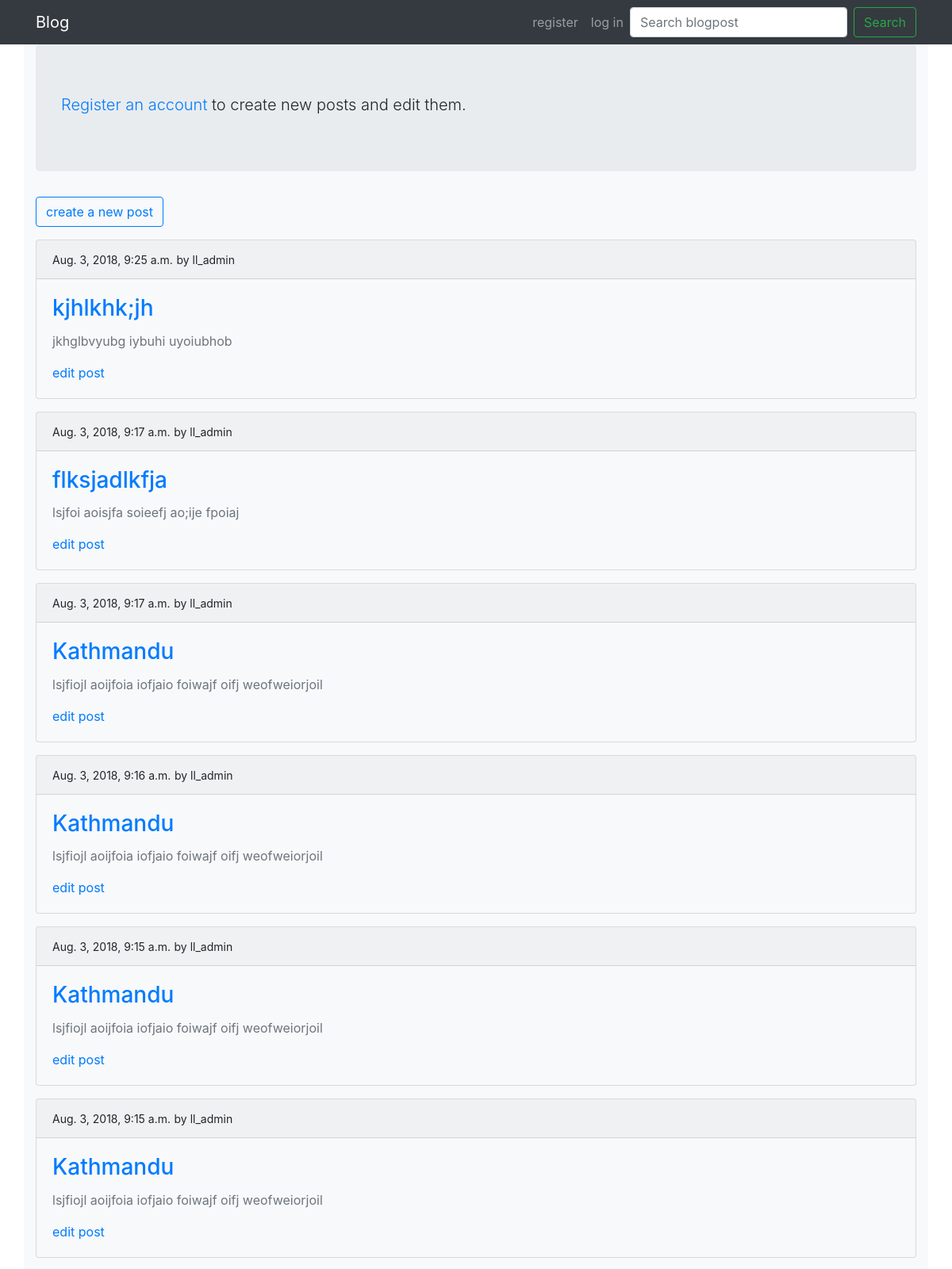
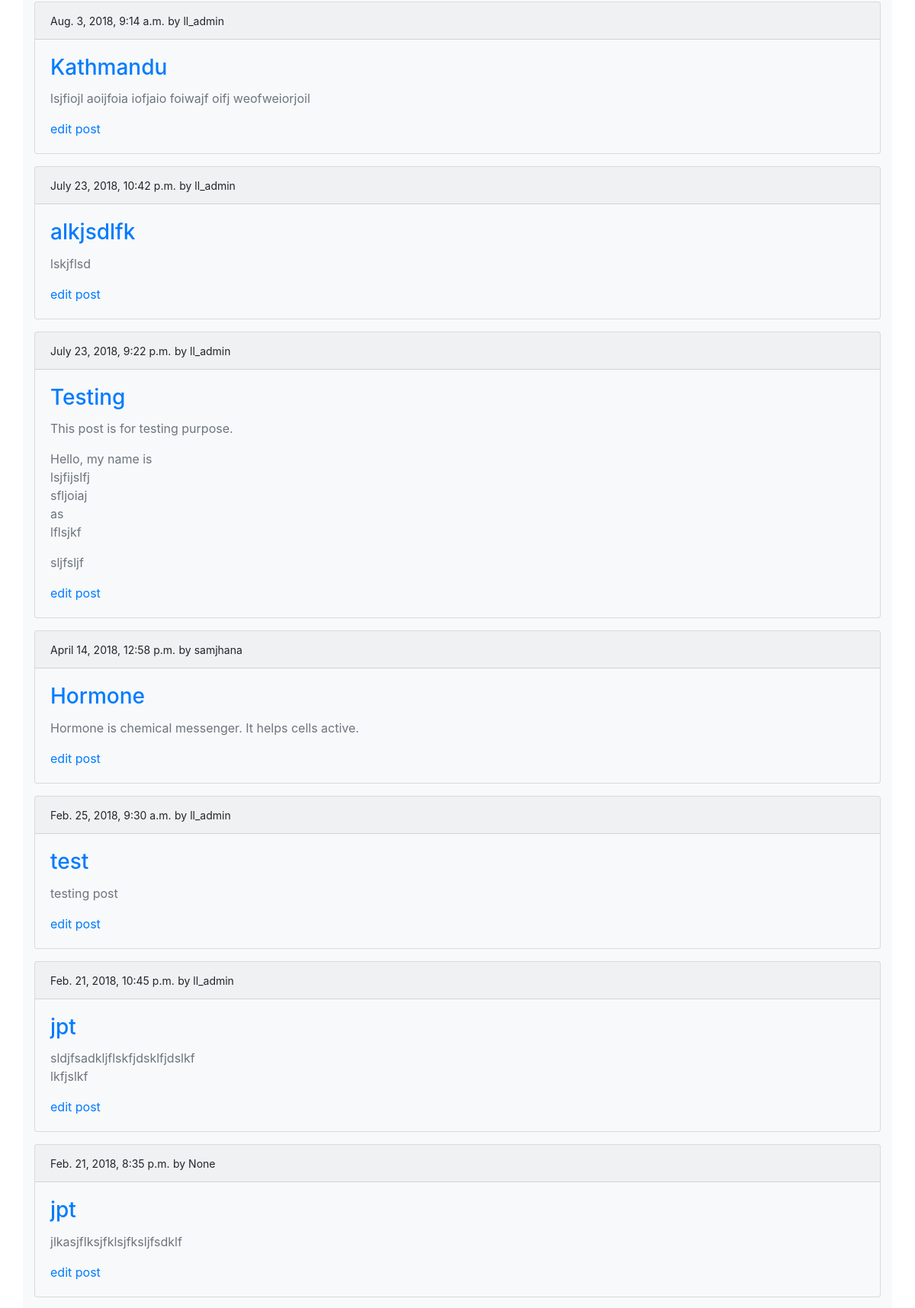
The page / (upper part) on the database its author committed (2 pictures, top to bottom).
### blogs/models.py (models this page shows, shortened)
class BlogPost(models.Model):
	title = models.CharField(max_length=100)
	text = models.TextField()
	date_added = models.DateTimeField(auto_now_add=True)
	owner = models.ForeignKey(User, on_delete=models.SET_NULL, null=True)
	likes = models.IntegerField(default=0)

### blogs/views.py (the view)
# urls.py: path('', views.index, name='index'),
def index(request):
	blogposts = BlogPost.objects.order_by('-date_added')
	context = {'blogposts':blogposts}
	return render(request, 'blogs/index.html', context)

### blogs/templates/blogs/index.html (shortened to what this page needs)
{% extends 'blogs/base.html' %}
{% load staticfiles %}
{% block header %}
	<div class="jumbotron">
		<h2 class="lead">
			<a href="{% url 'register' %}">Register an account</a> to create new posts and edit them.
		</h2>
	</div>
{% endblock header %}
{% block content %}
	<p><a class="btn btn-outline-primary" href="{% url 'new_post' %}">create a new post</a></p>
	{% for blogpost in blogposts %}
		<div class="card bg-light mb-3">
			<div class="card-header">
				<small>{{ blogpost.date_added }}</small>
				<small>
					by {{ blogpost.owner }}
				</small>
			</div>
			<div class="card-body">
				<h3 class="card-title text-primary">
					{{ blogpost.title }}
				</h3>
				<div class="card-text text-secondary">
					{{ blogpost.text|linebreaks }}
				</div>
				<a class="card-link" href="{% url 'edit_post' blogpost.id %}">edit post</a>
			</div>
		</div>
	{% endfor %}
{% endblock content %}

### blogs/templates/blogs/base.html (shortened to what this page needs)
{% load bootstrap4 %}
<!DOCTYPE html>
<html>
<head>
	{% bootstrap_css %}
</head>
<body>
	<nav class="navbar navbar-expand-lg navbar-dark bg-dark" style="background-color: lightcyan">
		<div class="container">
			<div class="navbar-header">
				<a class="navbar-brand" href="{% url 'index' %}">Blog</a>
			</div>
			<div id="navbar" class="collapse navbar-collapse">
				<ul class="navbar-nav navbar-right">
					{% if user.is_authenticated %}
						<li class="navbar-text">
							<a>Hello, {{ user.username }}</a>
						</li>
						<li class="nav-item">
							<a class="nav-link" href="{% url 'logout' %}">log out</a>
						</li>
					{% else %}
						<li class="nav-item">
							<a class="nav-link" href="{% url 'register' %}">register</a>
						</li>
						<li class="nav-item">
							<a class="nav-link" href="{% url 'login' %}">log in</a>
						</li>
					{% endif %}
				</ul>
				<form method="get" action="{% url 'simple_search' %}" accept-charset="utf-8" class="form-inline my-2 my-lg-0">
					<input type="search" name="q" placeholder="Search blogpost" aria-label="Search" class="form-control mr-sm-2">
					<button type="submit" class="btn btn-outline-success my-2 my-sm-0">Search</button>
				</form>
			</div>
		</div>
	</nav>
	<div class="container bg-light">
		<div class="page-header">
			{% block header %}
			{% endblock header %}
		</div>
		<div>
			{% block content %}
			{% endblock content %}
		</div>
	</div>
</body>
</html>

### rows shown on the page
BlogPost: date_added "Aug. 3, 2018, 9:25 a.m.", owner "ll_admin", title "kjhlkhk;jh", text "jkhglbvyubg iybuhi uyoiubhob"
BlogPost: date_added "Aug. 3, 2018, 9:17 a.m.", owner "ll_admin", title "flksjadlkfja", text "lsjfoi aoisjfa soieefj ao;ije fpoiaj"
BlogPost: date_added "Aug. 3, 2018, 9:17 a.m.", owner "ll_admin", title "Kathmandu", text "lsjfiojl aoijfoia iofjaio foiwajf oifj weofweiorjoil"
BlogPost: date_added "Aug. 3, 2018, 9:16 a.m.", owner "ll_admin", title "Kathmandu", text "lsjfiojl aoijfoia iofjaio foiwajf oifj weofweiorjoil"
BlogPost: date_added "Aug. 3, 2018, 9:15 a.m.", owner "ll_admin", title "Kathmandu", text "lsjfiojl aoijfoia iofjaio foiwajf oifj weofweiorjoil"
BlogPost: date_added "Aug. 3, 2018, 9:15 a.m.", owner "ll_admin", title "Kathmandu", text "lsjfiojl aoijfoia iofjaio foiwajf oifj weofweiorjoil"
BlogPost: date_added "Aug. 3, 2018, 9:14 a.m.", owner "ll_admin", title "Kathmandu", text "lsjfiojl aoijfoia iofjaio foiwajf oifj weofweiorjoil"
BlogPost: date_added "July 23, 2018, 10:42 p.m.", owner "ll_admin", title "alkjsdlfk", text "lskjflsd"
BlogPost: date_added "July 23, 2018, 9:22 p.m.", owner "ll_admin", title "Testing", text "This post is for testing purpose. Hello, my name is lsjfijslfj sfljoiaj as lflsjkf sljfsljf"
BlogPost: date_added "April 14, 2018, 12:58 p.m.", owner "samjhana", title "Hormone", text "Hormone is chemical messenger. It helps cells active."
BlogPost: date_added "Feb. 25, 2018, 9:30 a.m.", owner "ll_admin", title "test", text "testing post"
BlogPost: date_added "Feb. 21, 2018, 10:45 p.m.", owner "ll_admin", title "jpt", text "sldjfsadkljflskfjdsklfjdslkf lkfjslkf"
BlogPost: date_added "Feb. 21, 2018, 8:35 p.m.", owner "None", title "jpt", text "jlkasjflksjfklsjfksljfsdklf"
